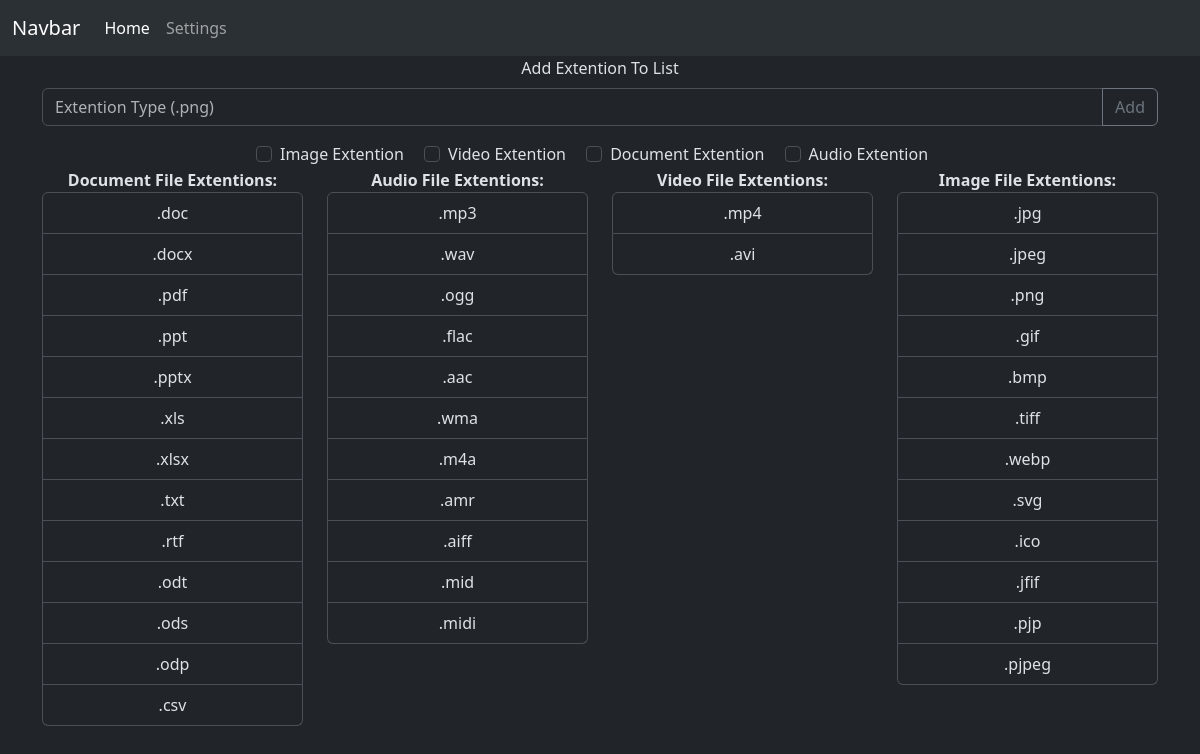
/settings/, run on an earlier commit of the app's database.
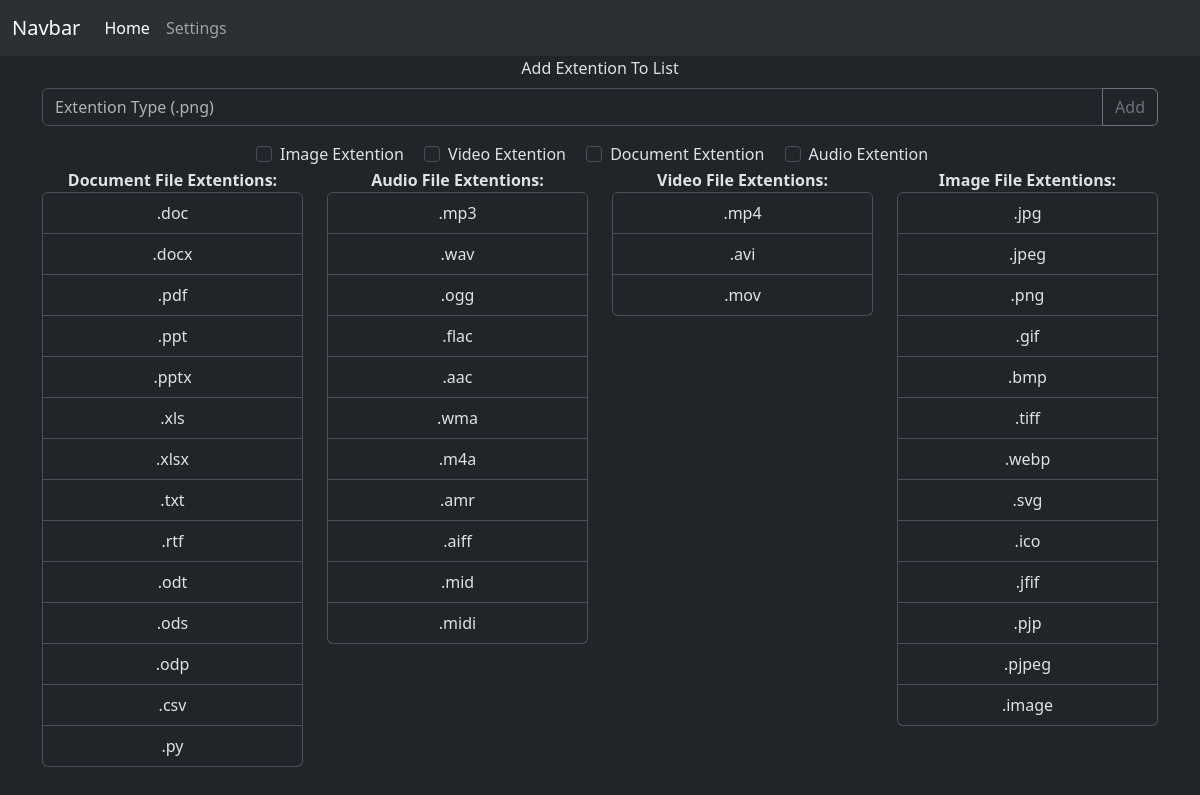
And on a later commit of the database.
### sorterapp/models.py (models this page shows)
class DocumentExtention(models.Model):
    extention = models.CharField(max_length=10, unique=True)
    def __str__(self):
        return self.extention

class AudioExtention(models.Model):
    extention = models.CharField(max_length=10, unique=True)
    def __str__(self):
        return self.extention

class VideoExtention(models.Model):
    extention = models.CharField(max_length=10, unique=True)
    def __str__(self):
        return self.extention

class ImageExtention(models.Model):
    extention = models.CharField(max_length=10, unique=True)
    def __str__(self):
        return self.extention

### sorterapp/views.py (the view, shortened to what this page needs)
# urls.py: path("settings/", views.settings, name="settings"),
def settings(request):
    return render(request, 'settings.html', {
        "AudioExtentions": AudioExtention.objects.all(),
        "VideosExtentions": VideoExtention.objects.all(),
        "ImagesExtentions": ImageExtention.objects.all(),
        "DocumentExtentions": DocumentExtention.objects.all(),
    })

### sorterapp/templates/settings.html (shortened to what this page needs)
{% extends 'core/base.html' %}
{% load static %}
{% block content %}
<div class="container text-center">
  <div class="row align-items-start">
    <form action="" method="POST">
      <label for="exampleFormControlInput1" class="form-label">Add Extention To List</label>
      <div class="input-group mb-3">
        <input type="text" class="form-control" placeholder="Extention Type (.png)" aria-label="Extention Type (.png)"name="extention_field">
        <button class="btn btn-outline-secondary" type="submit" id="button-addon2">Add</button>
      </div>
      <div>
        <div class="form-check form-check-inline">
          <input class="form-check-input" type="checkbox" id="inlineCheckbox1" value="Image Extention" name="is_image">
          <label class="form-check-label" for="inlineCheckbox1">Image Extention</label>
        </div>
        <div class="form-check form-check-inline">
          <input class="form-check-input" type="checkbox" id="inlineCheckbox2" value="Video Extention" name="is_video">
          <label class="form-check-label" for="inlineCheckbox2">Video Extention</label>
        </div>
        <div class="form-check form-check-inline">
          <input class="form-check-input" type="checkbox" id="inlineCheckbox2" value="Document Extention" name="is_document">
          <label class="form-check-label" for="inlineCheckbox2">Document Extention</label>
        </div>
        <div class="form-check form-check-inline">
          <input class="form-check-input" type="checkbox" id="inlineCheckbox2" value="Audio Extention" name="is_audio">
          <label class="form-check-label" for="inlineCheckbox2">Audio Extention</label>
        </div>
      </div>
    </form>
    <div class="col">
      <b>Document File Extentions:</b>
      <ul class="list-group">
        {% for ext in DocumentExtentions %}
        <li class="list-group-item">{{ext}}</li>
        {% endfor %}
      </ul>
    </div>
    <div class="col">
      <b>Audio File Extentions:</b>
      <ul class="list-group">
        {% for ext in AudioExtentions %}
        <li class="list-group-item">{{ext}}</li>
        {% endfor %}
      </ul>
    </div>
    <div class="col">
      <b>Video File Extentions:</b>
      <ul class="list-group">
        {% for ext in VideosExtentions %}
        <li class="list-group-item">{{ext}}</li>
        {% endfor %}
      </ul>
    </div>
    <div class="col">
      <b>Image File Extentions:</b>
      <ul class="list-group">
        {% for ext in ImagesExtentions %}
        <li class="list-group-item">{{ext}}</li>
        {% endfor %}
      </ul>
    </div>
  </div>
</div>
{% endblock %}

### sorterapp/templates/core/base.html (shortened to what this page needs)
{% load static %}
<!DOCTYPE html>
<html lang="en">
<head>
    <link href="https://cdn.jsdelivr.net/npm/bootstrap@5.3.3/dist/css/bootstrap.min.css" rel="stylesheet">
</head>
<body data-bs-theme="dark"></body>
    <nav class="navbar navbar-expand-lg bg-body-tertiary" data-bs-theme="dark">
        <div class="container-fluid">
          <a class="navbar-brand" href="#">Navbar</a>
          <div class="collapse navbar-collapse" id="navbarNav">
            <ul class="navbar-nav">
              <li class="nav-item">
                <a class="nav-link active" aria-current="page" href="{% url 'home' %}">Home</a>
              </li>
              <li class="nav-item">
                <a class="nav-link" href="{% url 'settings' %}">Settings</a>
              </li>
            </ul>
          </div>
        </div>
      </nav>
      {% block content %}
      {% endblock %}
</body>
</html>

What changed in the data, as far as the page shows it:
added DocumentExtention: extention ".py"
added VideoExtention: extention ".mov"
added ImageExtention: extention ".image"
